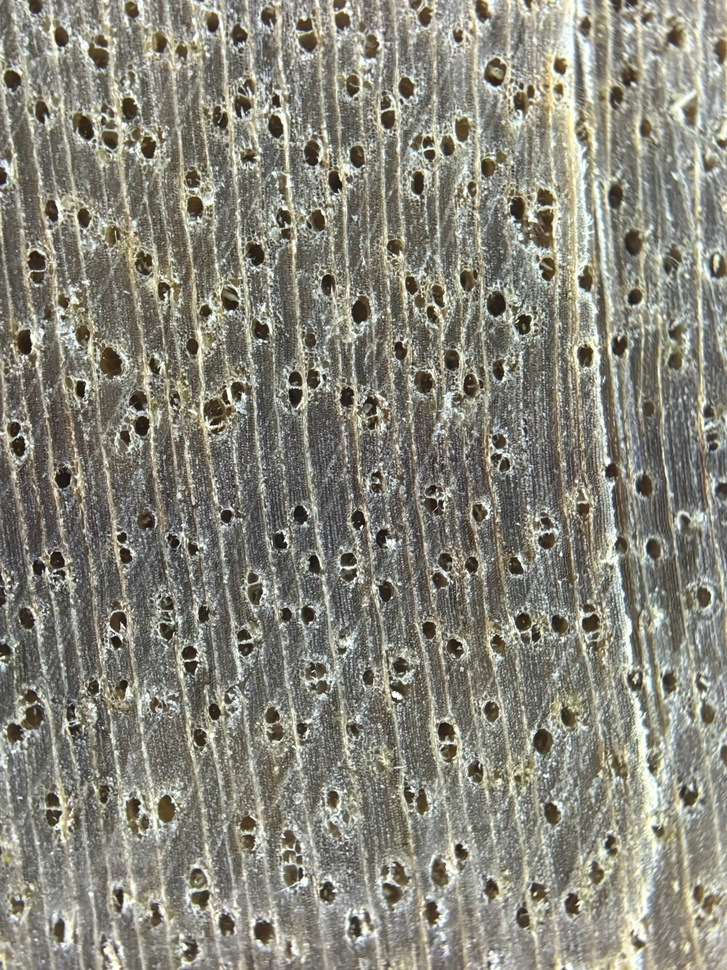
#> input picture Go_that/Que/z6972712386415_9135ce2f26ce5fcb3ff392bc9b007189.jpg, 727 x 970 px, shrunk from 1920 x 2560 before the run; its folder holds only this picture in this run
$ python test5.py   (older library calls are emulated)
#> lines starting #> are read from the running program, lines starting #| are printed output that depends on the picture
#> in imread_unicode, returned value is the input picture: shape (970, 727, 3); mean B, G, R 122.6, 134.2, 135.5
# Duyệt toàn bộ ảnh trong thư mục.
# Tính độ nét (blur score) với 1 ngưỡng duy nhất (THRESHOLD, mặc định 32).
# Chuyển ảnh rõ (score ≥ THRESHOLD) sang thư mục mới data_netro/<tên class> (copy ảnh).
# In danh sách ảnh mờ ra file blurry_images.txt

import os
import cv2
import shutil
import numpy as np
from tqdm import tqdm

CLASS_FOLDER = r"C:\WoodAI\data\data_khongtrung\Que"
TARGET_ROOT = r"C:\WoodAI\data\data_blur"
THRESHOLD = 5
CROP_SIZE = 300

def get_blur_score(image, crop_size=CROP_SIZE):
#> called with crop_size = 300
    h, w = image.shape[:2]
#> h = 970; w = 727
    if h < crop_size or w < crop_size:
        return 0.0
    x = (w - crop_size) // 2
#> x = 213
    y = (h - crop_size) // 2
#> y = 335
    crop = image[y:y+crop_size, x:x+crop_size]
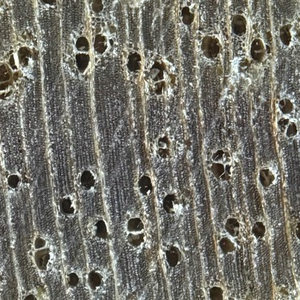
#> crop: shape (300, 300, 3); mean B, G, R 106.2, 114.7, 116
    gray = cv2.cvtColor(crop, cv2.COLOR_BGR2GRAY)
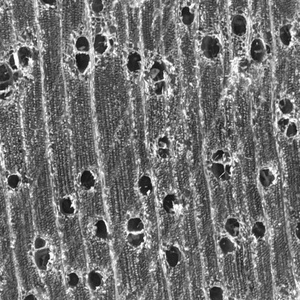
#> gray: shape (300, 300); min 3, max 255, mean 114.1
    return cv2.Laplacian(gray, cv2.CV_64F).var()

def imread_unicode(path):
    try:
        with open(path, "rb") as f:
            bytes_array = np.asarray(bytearray(f.read()), dtype=np.uint8)
            return cv2.imdecode(bytes_array, cv2.IMREAD_COLOR)
    except:
        return None

def check_and_copy_clear_images(folder_path, threshold=THRESHOLD):
    mo_anh = []
    net_anh = []

    class_name = os.path.basename(folder_path)

    # folder chứa ảnh nét
    target_clear = os.path.join(TARGET_ROOT, class_name, "clear")
    os.makedirs(target_clear, exist_ok=True)

    # folder chứa ảnh mờ
    target_blur = os.path.join(TARGET_ROOT, class_name, "blur")
    os.makedirs(target_blur, exist_ok=True)

    print(f"\nĐang kiểm tra ảnh trong: {folder_path}")
    for filename in tqdm(os.listdir(folder_path), desc="Kiểm tra", leave=False):
        if not filename.lower().endswith((".jpg", ".jpeg", ".png")):
            continue

        path = os.path.join(folder_path, filename)
        if not os.path.isfile(path):
            continue

        image = imread_unicode(path)
        if image is None:
            print(f"Không đọc được ảnh: {filename}")
            continue

        score = get_blur_score(image)
#> score = 6048.1

        try:
            if score >= threshold:
                shutil.copy2(path, os.path.join(target_clear, filename))
                net_anh.append((filename, score))
            else:
                shutil.copy2(path, os.path.join(target_blur, filename))
                mo_anh.append((filename, score))
        except Exception as e:
            print(f"Lỗi copy {filename}: {e}")

    print(f"\nẢnh rõ (≥ {threshold}): {len(net_anh)} copy vào {target_clear}")
#| Ảnh rõ (≥ 5): 1 copy vào C:\WoodAI\data\data_blur/C:\WoodAI\data\data_khongtrung\Que/clear
    print(f"Ảnh mờ (< {threshold}): {len(mo_anh)} copy vào {target_blur}")

    with open("blurry_images.txt", "a", encoding="utf-8") as f:
        f.write(f"\nClass: {class_name}")
        f.write(f"\nẢnh mờ (score < {threshold}): {len(mo_anh)} ảnh\n")
        for filename, score in sorted(mo_anh, key=lambda x: x[1]):
            f.write(f"{filename}\t{score:.2f}\n")

if __name__ == "__main__":
    if not os.path.exists(CLASS_FOLDER):
        print(f"Không tồn tại folder: {CLASS_FOLDER}")
    else:
        check_and_copy_clear_images(CLASS_FOLDER)

$ run again, on Go_that/Que/z6972712427013_30b106408a110b4ee24bf6df3488359e.jpg
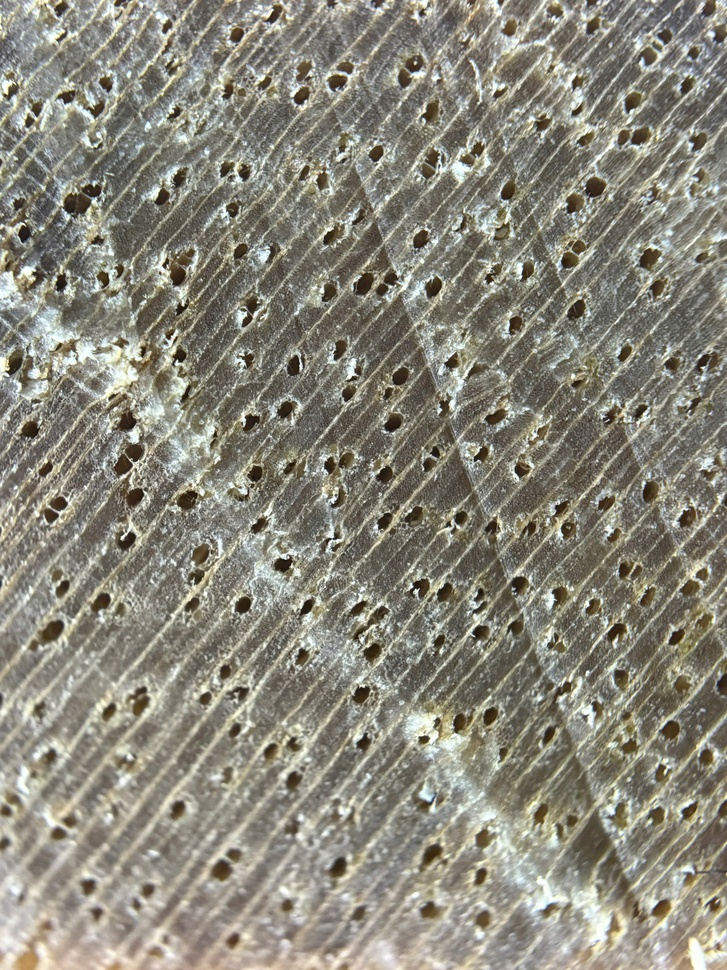
#> input picture Go_that/Que/z6972712427013_30b106408a110b4ee24bf6df3488359e.jpg, 727 x 970 px, shrunk from 1920 x 2560 before the run
#> in imread_unicode, returned value is the input picture: shape (970, 727, 3); mean B, G, R 123.2, 135.8, 138.7
#> in get_blur_score, `crop = image[y:y+crop_size, x:x+crop_size]`:
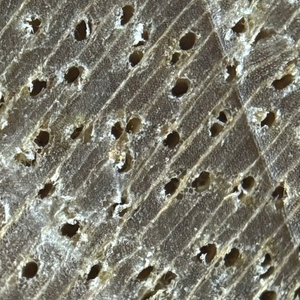
#> crop: shape (300, 300, 3); mean B, G, R 109.5, 122.3, 124.6
#> in get_blur_score, `gray = cv2.cvtColor(crop, cv2.COLOR_BGR2GRAY)`:
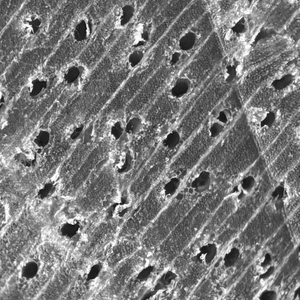
#> gray: shape (300, 300); min 14, max 255, mean 121.5
#> score = 4299.7
#| Ảnh rõ (≥ 5): 1 copy vào C:\WoodAI\data\data_blur/C:\WoodAI\data\data_khongtrung\Que/clear

$ run again, on Go_that/Que/z6972712435163_618fe5ddeedd80f0a175c2158bfe4621.jpg
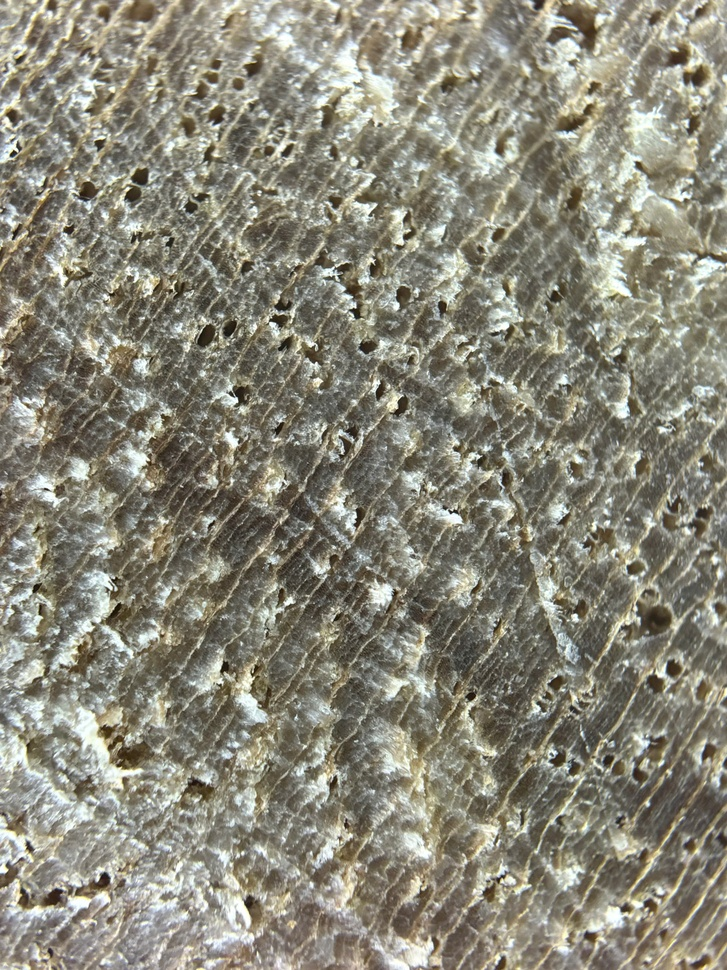
#> input picture Go_that/Que/z6972712435163_618fe5ddeedd80f0a175c2158bfe4621.jpg, 727 x 970 px, shrunk from 1920 x 2560 before the run
#> in imread_unicode, returned value is the input picture: shape (970, 727, 3); mean B, G, R 121, 135.5, 138.2
#> in get_blur_score, `crop = image[y:y+crop_size, x:x+crop_size]`:
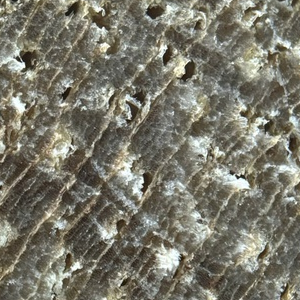
#> crop: shape (300, 300, 3); mean B, G, R 106, 119.2, 121.3
#> in get_blur_score, `gray = cv2.cvtColor(crop, cv2.COLOR_BGR2GRAY)`:
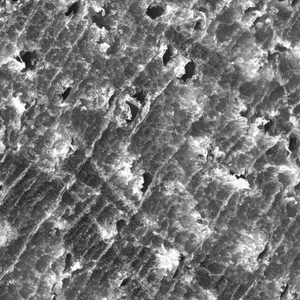
#> gray: shape (300, 300); min 13, max 255, mean 118.3
#> score = 3057.5
#| Ảnh rõ (≥ 5): 1 copy vào C:\WoodAI\data\data_blur/C:\WoodAI\data\data_khongtrung\Que/clear

$ run again, on Go_that/Que/z6972712464785_595c6e7c1a2603d67def4e0552f70203.jpg
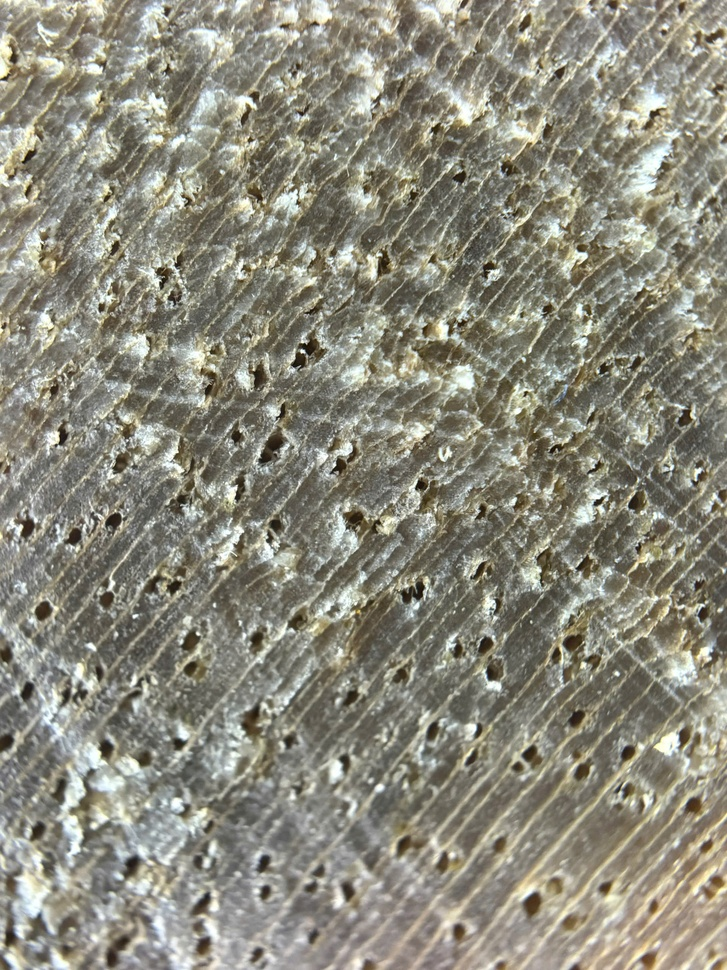
#> input picture Go_that/Que/z6972712464785_595c6e7c1a2603d67def4e0552f70203.jpg, 727 x 970 px, shrunk from 1920 x 2560 before the run
#> in imread_unicode, returned value is the input picture: shape (970, 727, 3); mean B, G, R 123.9, 137.9, 139.9
#> in get_blur_score, `crop = image[y:y+crop_size, x:x+crop_size]`:
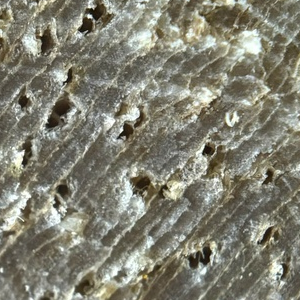
#> crop: shape (300, 300, 3); mean B, G, R 113.8, 128.3, 129.4
#> in get_blur_score, `gray = cv2.cvtColor(crop, cv2.COLOR_BGR2GRAY)`:
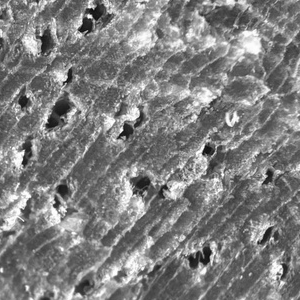
#> gray: shape (300, 300); min 9, max 255, mean 127
#> score = 2251.1
#| Ảnh rõ (≥ 5): 1 copy vào C:\WoodAI\data\data_blur/C:\WoodAI\data\data_khongtrung\Que/clear

$ run again, on Go_that/Que/z6972712417070_549263793660a8d5a4b76b97098e0463.jpg
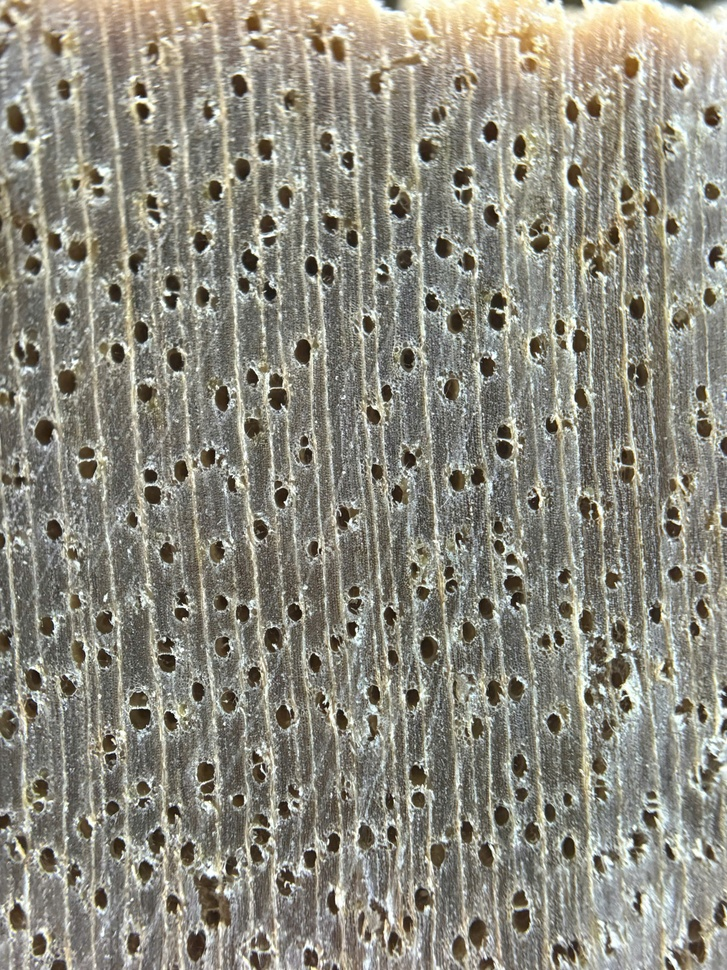
#> input picture Go_that/Que/z6972712417070_549263793660a8d5a4b76b97098e0463.jpg, 727 x 970 px, shrunk from 1920 x 2560 before the run
#> in imread_unicode, returned value is the input picture: shape (970, 727, 3); mean B, G, R 126.4, 138.5, 141
#> in get_blur_score, `crop = image[y:y+crop_size, x:x+crop_size]`:
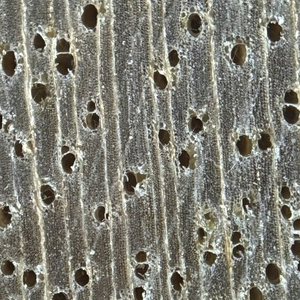
#> crop: shape (300, 300, 3); mean B, G, R 116.2, 126.2, 127.3
#> in get_blur_score, `gray = cv2.cvtColor(crop, cv2.COLOR_BGR2GRAY)`:
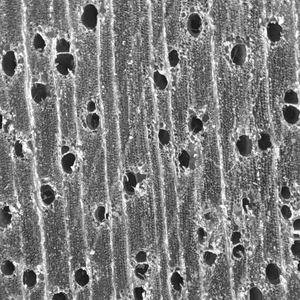
#> gray: shape (300, 300); min 4, max 255, mean 125.4
#> score = 6162.8
#| Ảnh rõ (≥ 5): 1 copy vào C:\WoodAI\data\data_blur/C:\WoodAI\data\data_khongtrung\Que/clear
